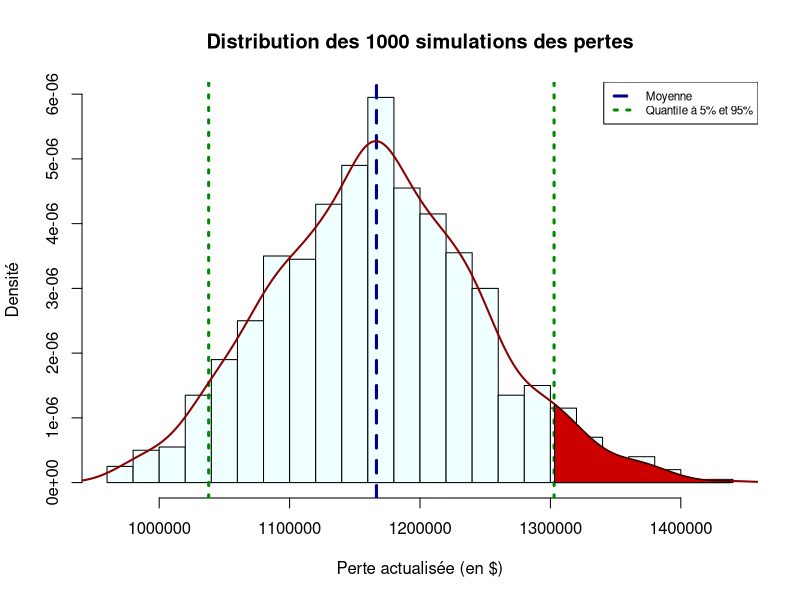
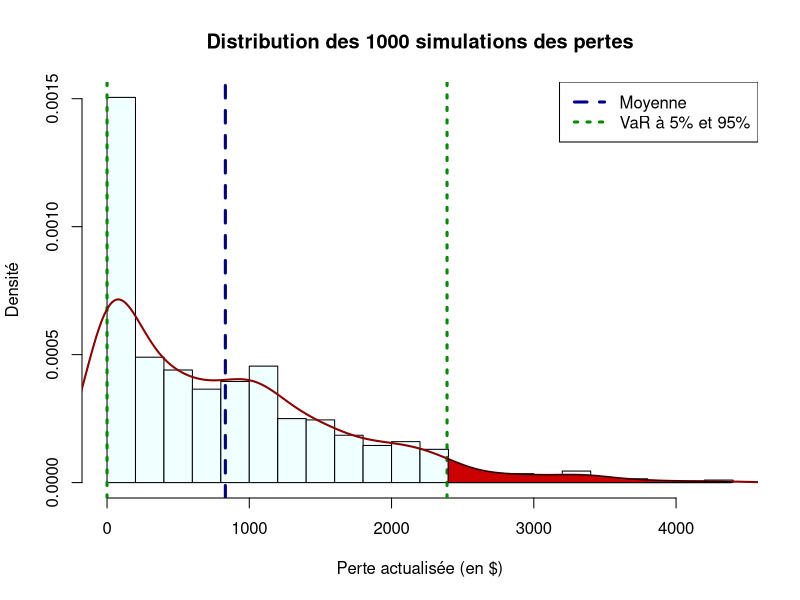

R code for these plots, in order:
## ---- chunk 1
knitr::opts_chunk$set(echo = TRUE)
## ---- chunk 2
### Table 1
param_ab <- data.frame("i" = c(1:3),
                       "n_i"= c(35,25,40),
                       "a_i"= c(0,0,0),
                       "b_i"= c(4,5,6),
                       "alpha_i"= c(1,1,1),
                       "beta_i"= c(1.5,2,2.5),
                       "M_i"= c(1500,2500,1000),
                        "delta_i" = c("2%", "2%","2%"))

library(knitr)
library(xtable)

kable(param_ab, caption = "Paramètres du numéro 1 a) et b)", escape = FALSE, align = "l",
      col.names = c("$i$", "$n_i$", "$a_i$", "$b_i$", "$\\alpha_i$", "$\\beta_i$", "$M_i$","$\\delta_i$"))

### Table 2
param_c <- data.frame("i" = c(1:3),
                      "n_i"= c(35,25,40),
                      "theta_i"= c(2,3,4),
                      "lambda_i"= c(0.03,0.04,0.05),
                      "alpha_i"= c(1,1,1),
                      "beta_i"= c(1.5,2,2.5),
                      "M_i"= c(1500,2500,1000),
                      "delta_i" = c("2%", "2%","2%"))

kable(param_c, caption = "Paramètres du numéro 1 c)", escape = FALSE, align = "r",
      col.names = c("$i$", "$n_i$", "$\\theta_i$", "$\\lambda_i$", "$\\alpha_i$", "$\\beta_i$", "$M_i$", "$\\delta_i$"))

## Table 3
param_2ecas <- data.frame("mu"= 0.05, "sigma" = 0.1, "force_interet"= 0.02, "k_1"= 115, "k_2"= 127, "T_1"= 1, "T_2"= 2, "lambda"= 0.1, "alpha"= "?", "beta"= 0.5)

kable(param_2ecas, caption = "Paramètres du numéro 2", escape = FALSE,
      col.names = c("$\\mu$", "$\\sigma$", "$\\delta$", "$K_1$", "$K_2$", "$T_1$", "$T_2$", "$\\lambda$", "$\\alpha$", "$\\beta_i$"))

## ---- chunk 3
# Fonction de perte des contrats type 1
Simulation_1 <- function(){

    lambda <- runif(1,0,4)
    T_i <- c()
    X_i <- c()
    S_ik <- c()
    perte <- c()
    temps <- 0
    while(temps<10){
      T_i <- append(T_i, rexp(1,rate = lambda)) ## Temps entre 2 pertes
      X_i <- append(X_i,rbeta(1, shape1 = 1, shape2 = 1.5)) ## Taux de la perte
      S_ik <- append(S_ik, sum(T_i)) ## Somme des temps de perte
      temps <- sum(T_i)
    }
    T_i <- T_i[-length(T_i)]
    S_ik <- S_ik[-length(S_ik)]
    X_i <- X_i[-length(X_i)]
    
    sum(exp(-0.02*S_ik)*1500*X_i)
}
## ---- chunk 4
Simulation_2 <- function(){
  
  lambda <- runif(1,0,5)
  T_i <- c()
  X_i <- c()
  S_ik <- c()
  perte <- c()
  temps <- 0
  while(temps<10){
    T_i <- append(T_i, rexp(1,rate = lambda))
    X_i <- append(X_i,rbeta(1, shape1 = 1, shape2 = 2))
    S_ik <- append(S_ik, sum(T_i))
    temps <- sum(T_i)
  }
  T_i <- T_i[-length(T_i)]
  S_ik <- S_ik[-length(S_ik)]
  X_i <- X_i[-length(X_i)]
  
  sum(exp(-0.02*S_ik)*2500*X_i)
}

## Fonction de perte des contrats type 3
Simulation_3 <- function(){
  
  lambda <- runif(1,0,6)
  T_i <- c()
  X_i <- c()
  S_ik <- c()
  perte <- c()
  temps <- 0
  while(temps<10){
    T_i <- append(T_i, rexp(1,rate = lambda))
    X_i <- append(X_i,rbeta(1, shape1 = 1, shape2 = 2.5))
    S_ik <- append(S_ik, sum(T_i))
    temps <- sum(T_i)
  }
  T_i <- T_i[-length(T_i)]
  S_ik <- S_ik[-length(S_ik)]
  X_i <- X_i[-length(X_i)]
  
  sum(exp(-0.02*S_ik)*1000*X_i)
  
}
## ---- chunk 5
## Fonction pour simuler n échantillons
simPerteTot <- function(n){
  i <- 1
  pertetot <- c()
  
  for(i in 1:n){
    a <- sum(replicate(35, Simulation_1()))
    b <- sum(replicate(25, Simulation_2()))
    c <- sum(replicate(40, Simulation_3()))
    pertetot <- append(pertetot,sum(a,b,c))
    i+1
  }
  pertetot
}


simUnif <- simPerteTot(1000)
## ---- chunk 6
Moyenne <- round(mean(simUnif),0)
Variance <- round(sd(simUnif)^2,0)
VaR90 <- quantile(simUnif,0.9)
VaR95 <- quantile(simUnif,0.95)
VaR99 <- quantile(simUnif,0.99)
TVaR90 <- mean(tail(sort(simUnif),100))
TVaR95 <- mean(tail(sort(simUnif),50))
TVaR99 <- mean(tail(sort(simUnif),10))

TableStats <- data.frame("Moyenne"= c(Moyenne,"",""),
                         "Variance"= c(Variance,"",""),
                         "alpha"= c("10%","5%","1%"),
                         "VaR(1-alpha)" = c(VaR90, VaR95,VaR99),
                         "TVaR(1-alpha)" = c(TVaR90, TVaR95,TVaR99))

kable(TableStats, caption = "Statistiques des 1000 simulations", escape = FALSE,
      col.names = c("Moyenne", "Variance", "$\\alpha$", "$VaR(1-\\alpha)$", "$TVaR(1-\\alpha)$"))
## ---- chunk 7
q05 <- quantile(simUnif,0.05)
q95 <- quantile(simUnif,0.95)
q100 <- quantile(simUnif,1)
hist(simUnif, probability = TRUE, nclass = 20, col = "azure",
     main = "Distribution des 1000 simulations des pertes",
     xlab = "Perte actualisée (en $)", ylab = "Densité")

abline(v = mean(simUnif), col = "blue4", lty = 2, lwd = 3) # Moyenne
abline(v = q95, col = "green4", lty = 3, lwd = 3)
abline(v = q05, col = "green4", lty = 3, lwd = 3)
  lines(density(simUnif), col = "red4", lwd = 2)

legend("topright", legend = c("Moyenne","Quantile à 5% et 95%"),
       col = c("blue4","green4"), lty = c(2,3), lwd = c(3,3), cex=0.70)  

x1 <- min(which(density(simUnif)$x >= q95))
x2 <- max(which(density(simUnif)$x <  q100))
with(density(simUnif), polygon(x=c(x[c(x1,x1:x2,x2)]),
                               y= c(0, y[x1:x2], 0), col="red3"))
## ---- chunk 8
## Fonction pour simuler Gamma type 1
SimGamma_1 <- function(){
  
  T_i <- c()
  X_i <- c()
  S_ik <- c()
  perte <- c()
  temps <- 0
  while(temps<10){
    T_i <- append(T_i, rgamma(1, shape = 2, rate = 0.03))
    X_i <- append(X_i,rbeta(1, shape1 = 1, shape2 = 1.5))
    S_ik <- append(S_ik, sum(T_i))
    temps <- sum(T_i)
  }
  T_i <- T_i[-length(T_i)]
  S_ik <- S_ik[-length(S_ik)]
  X_i <- X_i[-length(X_i)]
  
  sum(exp(-0.02*S_ik)*1500*X_i)
}
## ---- chunk 9
## Fonction pour simuler Gamma type 2
SimGamma_2 <- function(){
  
  T_i <- c()
  X_i <- c()
  S_ik <- c()
  perte <- c()
  temps <- 0
  while(temps<10){
    T_i <- append(T_i, rgamma(1, shape = 3, rate = 0.04))  
    X_i <- append(X_i,rbeta(1, shape1 = 1, shape2 = 2))
    S_ik <- append(S_ik, sum(T_i))
    temps <- sum(T_i)
  }
  T_i <- T_i[-length(T_i)]
  S_ik <- S_ik[-length(S_ik)]
  X_i <- X_i[-length(X_i)]
  
  sum(exp(-0.02*S_ik)*2500*X_i)
}


## Fonction pour simuler Gamma type 3
SimGamma_3 <- function(){
  
  T_i <- c()
  X_i <- c()
  S_ik <- c()
  perte <- c()
  temps <- 0
  while(temps<10){
    T_i <- append(T_i, rgamma(1, shape = 4, rate = 0.05))  
    X_i <- append(X_i,rbeta(1, shape1 = 1, shape2 = 2.5))
    S_ik <- append(S_ik, sum(T_i))
    temps <- sum(T_i)
  }
  T_i <- T_i[-length(T_i)]
  S_ik <- S_ik[-length(S_ik)]
  X_i <- X_i[-length(X_i)]
  
  sum(exp(-0.02*S_ik)*1000*X_i)
}
## ---- chunk 10
simPerteTotGamma <- function(n){
  i <- 1
  pertetot <- c()
  
  for(i in 1:n){
    a <- sum(replicate(35, SimGamma_1()))
    b <- sum(replicate(25, SimGamma_2()))
    c <- sum(replicate(40, SimGamma_3()))
    pertetot <- append(pertetot,sum(a,b,c))
    i+1
  }
  pertetot
}

simGamma <- simPerteTotGamma(1000)
## ---- chunk 11
Moyenne <- round(mean(simGamma),0)
Variance <- round(sd(simGamma)^2,0)
VaR90 <- round(quantile(simGamma,0.9),0)
VaR95 <- round(quantile(simGamma,0.95),0)
VaR99 <- round(quantile(simGamma,0.99),0)
TVaR90 <- round(mean(tail(sort(simGamma),100)),0)
TVaR95 <- round(mean(tail(sort(simGamma),50)),0)
TVaR99 <- round(mean(tail(sort(simGamma),10)),0)

TableStats <- data.frame("Moyenne"= c(Moyenne,"",""),
                         "Variance"= c(Variance,"",""),
                         "alpha"= c("10%","5%","1%"),
                         "VaR(1-alpha)" = c(VaR90, VaR95,VaR99),
                         "TVaR(1-alpha)" = c(TVaR90, TVaR95,TVaR99))

kable(TableStats, caption = "Statistiques des 1000 simulations", escape = FALSE,
      col.names = c("Moyenne", "Variance", "$\\alpha$", "$VaR(1-\\alpha)$", "$TVaR(1-\\alpha)$"))
## ---- chunk 12
## Graphique des simulation
q05 <- quantile(simGamma,0.05)
q95 <- quantile(simGamma,0.95)
q100 <- quantile(simGamma,1)


hist(simGamma, probability = TRUE, nclass = 20, col = "azure",
     main = "Distribution des 1000 simulations des pertes",
     xlab = "Perte actualisée (en $)", ylab = "Densité")

abline(v = mean(simGamma), col = "blue4", lty = 2, lwd = 3) # Moyenne
abline(v = q05, col = "green4", lty = 3, lwd = 3)
abline(v = q95, col = "green4", lty = 3, lwd = 3)
lines(density(simGamma), col = "red4", lwd = 2)

legend("topright", legend = c("Moyenne","VaR à 5% et 95%"),
       col = c("blue4","green4"), lty = c(2,3), lwd = c(3,3)) 


x1 <- min(which(density(simGamma)$x >= q95))
x2 <- max(which(density(simGamma)$x <  q100))
with(density(simGamma), polygon(x=c(x[c(x1,x1:x2,x2)]),
                                y= c(0, y[x1:x2], 0), col="red3"))
